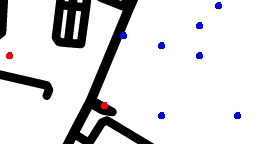
#> input picture Validation/map/0J0zREQH5pYYE4zW.jpg, 276 x 144 px; its folder holds only this picture in this run
$ python question-1.py
#> lines starting #> are read from the running program, lines starting #| are printed output that depends on the picture; after the words box and inside, x2 and y2 are one past the last pixel; in counts of white or black regions, pixels touching at a corner belong together
"""Attempting question 1 computer vision"""

import cv2
import numpy as np
import os

blue_color_range = [(200,0,0),(255,60,60)] # row
red_color_range = [(0,0,200),(40,40,255)]  # column, adjusted values a little
TEST_FILE_NAME = "Validation"                 # Modify file name here, switch between Validation & Test
FOLDER_NAME = "/map"                   # Modify testing folder here, switch between whatever image file you need
SAVE_NAME = "/".join(FOLDER_NAME.split('/')) + ".jpg"
SAVE_OUTPUT_FILE = "outputs"

# Loading images
def load_images_from_folder(folder):
#> called with folder = 'Validation/map'
    images = []
    image_names = []
    for filename in os.listdir(folder):
        img = cv2.imread(os.path.join(folder,filename))
#> img is the input picture: shape (144, 276, 3); mean B, G, R 223.3, 221.8, 222.2
        if img is not None:
            images.append(img)
            image_names.append(filename)
    return images, image_names

def get_jigsaw_puzzle(images, images_name):
    jigsaw = {}
    for i in range(len(images)):
        position = []
        for lower,upper in [blue_color_range,red_color_range]:
            output = images[i].copy()
            mask = cv2.inRange(output,lower,upper)
            cnts = cv2.findContours(mask, cv2.RETR_EXTERNAL, cv2.CHAIN_APPROX_SIMPLE)
            cnts = cnts[0] if len(cnts) == 2 else cnts[1]
            index = len(cnts)
            position.append(index)
            jigsaw[images_name[i]] = position
    return jigsaw

def concat_tile(im_list_2d):
    tiled = cv2.vconcat([cv2.hconcat(im_list_h) for im_list_h in im_list_2d])
    cv2.imshow('output',tiled)
    cv2.waitKey(0)
    cv2.destroyAllWindows()
    cv2.imwrite(SAVE_OUTPUT_FILE + SAVE_NAME, tiled)
    return tiled

def solve_jigsaw(jigsaw):
    sorted_jigsaw = {k: v for k, v in sorted(jigsaw.items(), key=lambda item: item[1])}
    square = max(sorted_jigsaw.values(),key=lambda sub: sub[1])[1]
    row_tile = []
    result = []
    count = 1
    for file_name, position in sorted_jigsaw.items():
        img = cv2.imread(os.path.join(folder,file_name))
        row_tile.append(img)
        if count == square:
            result.append(row_tile)
            row_tile = []
            count = 1
        else:
            count += 1
    return concat_tile(result)


folder = TEST_FILE_NAME + FOLDER_NAME
images,images_name = load_images_from_folder(folder)
#> images = 1 item; images_name = ['0J0zREQH5pYYE4zW.jpg']
jigsaw = get_jigsaw_puzzle(images,images_name)
#> the loop in get_jigsaw_puzzle, `for i in range(len(images)):` made 1 pass
#> after the loop in get_jigsaw_puzzle, `for i in range(len(images)):`:
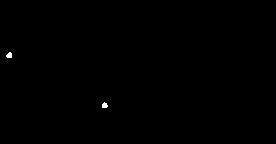
#> mask: shape (144, 276); 0.14% white; 2 white regions, box (x1, y1, x2, y2) and area: (6, 52, 12, 58) 28, (102, 102, 108, 108) 27
#> after the loop in get_jigsaw_puzzle, `for i in range(len(images)):`: jigsaw = {'0J0zREQH5pYYE4zW.jpg': [7, 2]}
#> jigsaw = {'0J0zREQH5pYYE4zW.jpg': [7, 2]}
result = solve_jigsaw(jigsaw)
#> in solve_jigsaw, `square = max(sorted_jigsaw.values(),key=lambda sub: sub[1])[1]`: square = 2

$ run again, on Validation/map/2y5UQ2vOKzePqJlF.jpg
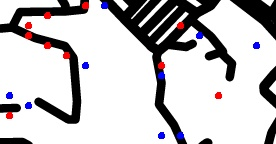
#> input picture Validation/map/2y5UQ2vOKzePqJlF.jpg, 276 x 144 px
#> in load_images_from_folder, img is the input picture: shape (144, 276, 3); mean B, G, R 196.5, 194.5, 196.9
#> images = 1 item; images_name = ['2y5UQ2vOKzePqJlF.jpg']
#> the loop in get_jigsaw_puzzle, `for i in range(len(images)):` made 1 pass
#> after the loop in get_jigsaw_puzzle, `for i in range(len(images)):`:
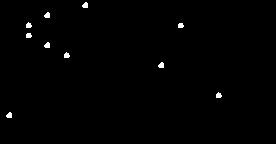
#> mask: shape (144, 276); 0.69% white; 10 white regions, largest, box (x1, y1, x2, y2) and area: (82, 2, 88, 8) 28, (44, 12, 50, 18) 28, (44, 42, 50, 48) 28
#> after the loop in get_jigsaw_puzzle, `for i in range(len(images)):`: jigsaw = {'2y5UQ2vOKzePqJlF.jpg': [9, 10]}
#> square = 10

$ run again, on Validation/map/43ga8RlsO2A0LEAm.jpg
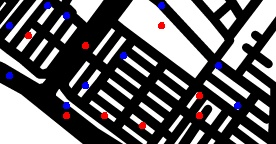
#> input picture Validation/map/43ga8RlsO2A0LEAm.jpg, 276 x 144 px
#> in load_images_from_folder, img is the input picture: shape (144, 276, 3); mean B, G, R 99.9, 97.3, 99.3
#> images = 1 item; images_name = ['43ga8RlsO2A0LEAm.jpg']
#> the loop in get_jigsaw_puzzle, `for i in range(len(images)):` made 1 pass
#> after the loop in get_jigsaw_puzzle, `for i in range(len(images)):`:
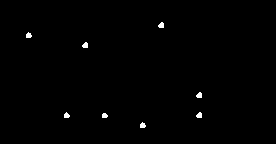
#> mask: shape (144, 276); 0.55% white; 8 white regions, largest, box (x1, y1, x2, y2) and area: (158, 22, 164, 28) 28, (82, 42, 88, 48) 28, (196, 92, 202, 98) 28
#> after the loop in get_jigsaw_puzzle, `for i in range(len(images)):`: jigsaw = {'43ga8RlsO2A0LEAm.jpg': [10, 8]}
#> square = 8

$ run again, on Validation/map/0ZkBZmVynEXDg3st.jpg
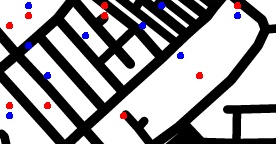
#> input picture Validation/map/0ZkBZmVynEXDg3st.jpg, 276 x 144 px
#> in load_images_from_folder, img is the input picture: shape (144, 276, 3); mean B, G, R 158.8, 156.7, 158.8
#> images = 1 item; images_name = ['0ZkBZmVynEXDg3st.jpg']
#> the loop in get_jigsaw_puzzle, `for i in range(len(images)):` made 1 pass
#> after the loop in get_jigsaw_puzzle, `for i in range(len(images)):`:
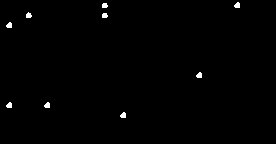
#> mask: shape (144, 276); 0.62% white; 9 white regions, largest, box (x1, y1, x2, y2) and area: (234, 2, 240, 8) 28, (6, 22, 12, 28) 28, (196, 72, 202, 78) 28
#> after the loop in get_jigsaw_puzzle, `for i in range(len(images)):`: jigsaw = {'0ZkBZmVynEXDg3st.jpg': [9, 9]}
#> square = 9
